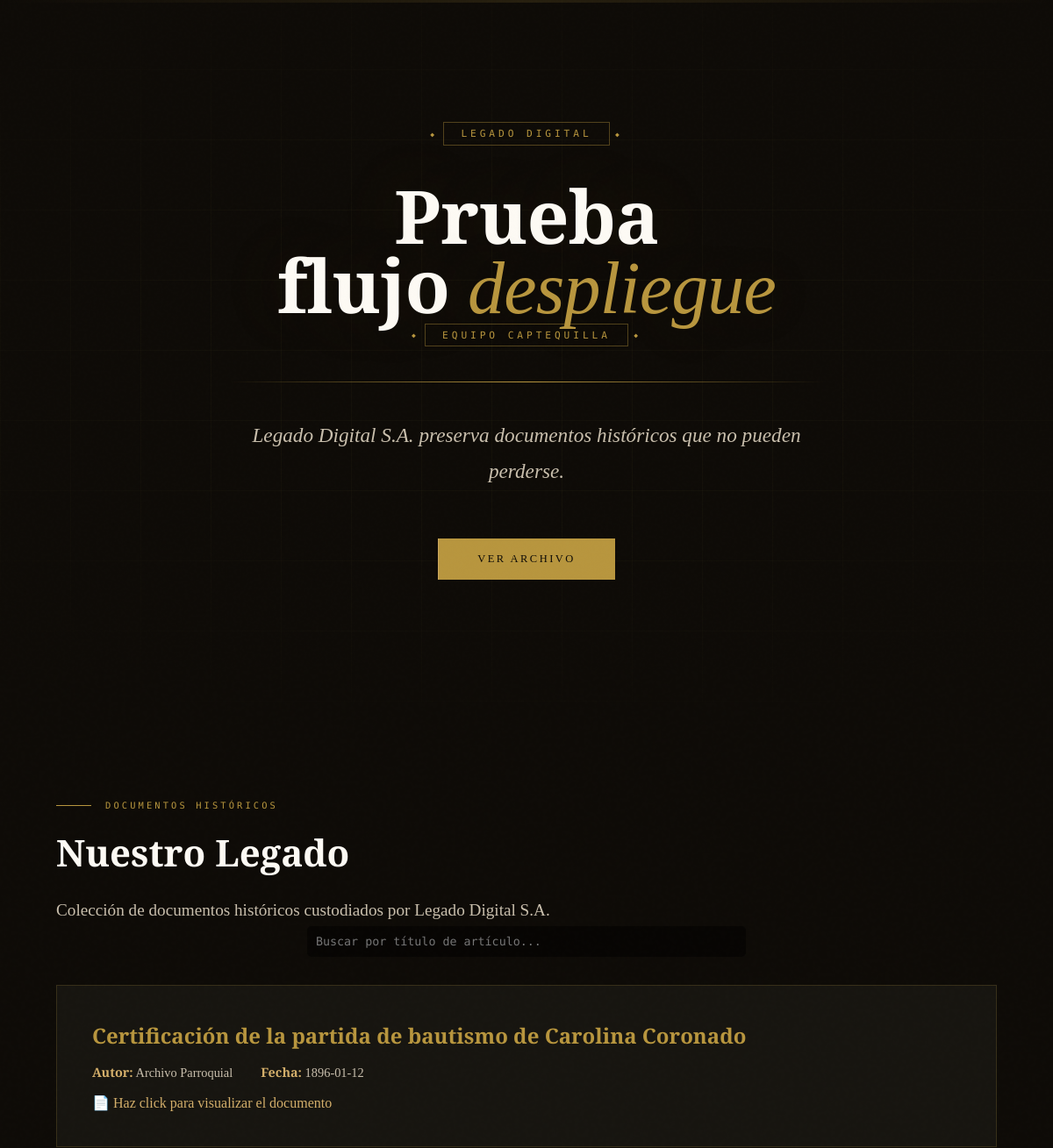
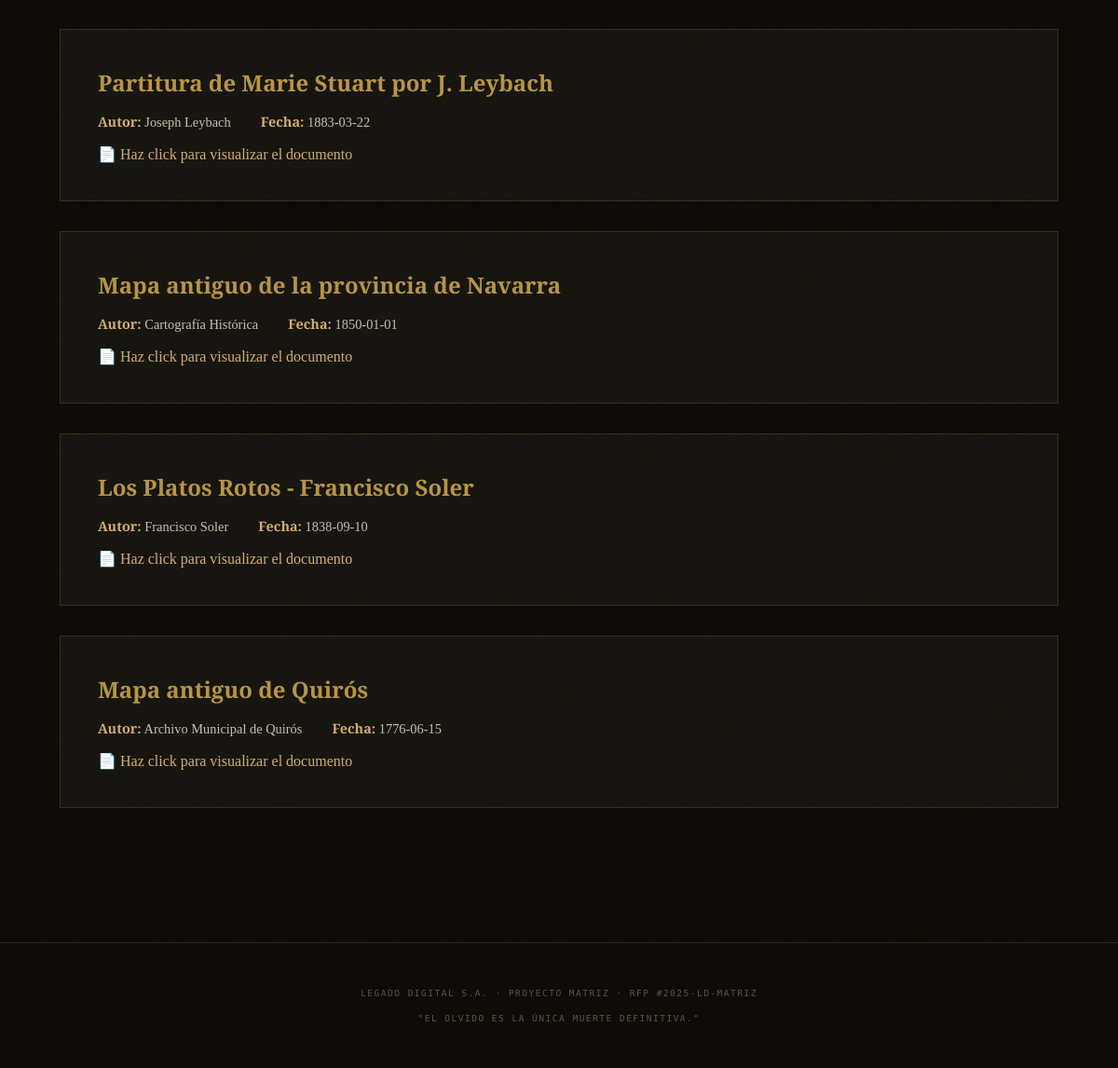
/FinalPro/index.php, run on the app's committed database (2 pictures, top to bottom).
### tables this page shows
CREATE TABLE IF NOT EXISTS articulos (
  id        INT UNSIGNED NOT NULL AUTO_INCREMENT,
  titulo    VARCHAR(300) NOT NULL UNIQUE,
  autor     VARCHAR(200),
  fecha_pub DATE,
  texto     TEXT,
  ruta_pdf  VARCHAR(500),
  PRIMARY KEY (id)
);

### FinalPro/legado-digital-5.php (the view, shortened to what this page needs)
<?php
try {
    $pdo = new PDO(
        "mysql:host=".DB_HOST.";port=".DB_PORT.";dbname=".DB_NAME.";charset=utf8mb4",
        DB_USER,
        DB_PASS,
        [
            PDO::ATTR_ERRMODE => PDO::ERRMODE_EXCEPTION,
            PDO::ATTR_DEFAULT_FETCH_MODE => PDO::FETCH_ASSOC
        ]
    );
} catch (PDOException $e) {
    echo "<p style='color:red;'>Error conectando a la base de datos.</p>";
    exit;
}
$stmt = $pdo->query("SELECT * FROM articulos ORDER BY fecha_pub DESC");
echo "<div id='articulos'>";
foreach ($stmt as $art) {
    $titulo = htmlspecialchars($art['titulo']);
    $autor = htmlspecialchars($art['autor'] ?: "Desconocido");
    $fecha = htmlspecialchars($art['fecha_pub']);
    $ruta  = htmlspecialchars($art['ruta_pdf']);
    $texto = htmlspecialchars($art['texto'] ?: "");
    echo "
    <div class='article-card'
         onclick=\"window.open('$ruta', '_blank')\">
        <h3>$titulo</h3>
        <div class='article-meta'>
          <div><strong>Autor:</strong> $autor</div>
          <div><strong>Fecha:</strong> $fecha</div>
        </div>
        <div class='article-text'>
          <p>$texto</p>
        </div>
        <p style='color:var(--gold-light);'>📄 Haz click para visualizar el documento</p>
    </div>
    ";
}
echo "</div>";

### FinalPro/estilos.css (style rules this page uses)
:root { --ink: #0e0b07; --parchment: #f5efe3; --aged: #e8ddc8; --sepia: #8b6e4e; --rust: #7a3b1e; --gold: #b8963e; --gold-light: #d4af6a; --ash: #3a3228; --fog: #c9bfad; --white: #fdfaf4; }
*, *::before, *::after { box-sizing: border-box; margin: 0; padding: 0; }
html { scroll-behavior: smooth; }
body { background: var(--ink); color: var(--parchment); font-family: 'Libre Baskerville', Georgia, serif; overflow-x: hidden; cursor: default; }
body::before { content: ''; position: fixed; inset: 0; pointer-events: none; z-index: 9999; opacity: 0.35; }
.article-card { background: rgba(245,239,227,0.04); border: 1px solid rgba(184,150,62,0.2); padding: 2.5rem; margin-bottom: 2rem; cursor: pointer; transition: all 0.3s; }
.article-card h3 { font-family: 'Cinzel', serif; font-size: 1.5rem; color: var(--gold); margin-bottom: 1rem; }
.article-meta { display: flex; gap: 2rem; margin-bottom: 1rem; font-size: 0.9rem; color: var(--fog); }
.article-meta strong { color: var(--gold-light); }

### data on the page
articulos: titulo "Certificación de la partida de bautismo de Carolina Coronado", autor "Archivo Parroquial", fecha_pub "1896-01-12"
articulos: titulo "Partitura de Marie Stuart por J. Leybach", autor "Joseph Leybach", fecha_pub "1883-03-22"
articulos: titulo "Mapa antiguo de la provincia de Navarra", autor "Cartografía Histórica", fecha_pub "1850-01-01"
articulos: titulo "Los Platos Rotos - Francisco Soler", autor "Francisco Soler", fecha_pub "1838-09-10"
articulos: titulo "Mapa antiguo de Quirós", autor "Archivo Municipal de Quirós", fecha_pub "1776-06-15"
